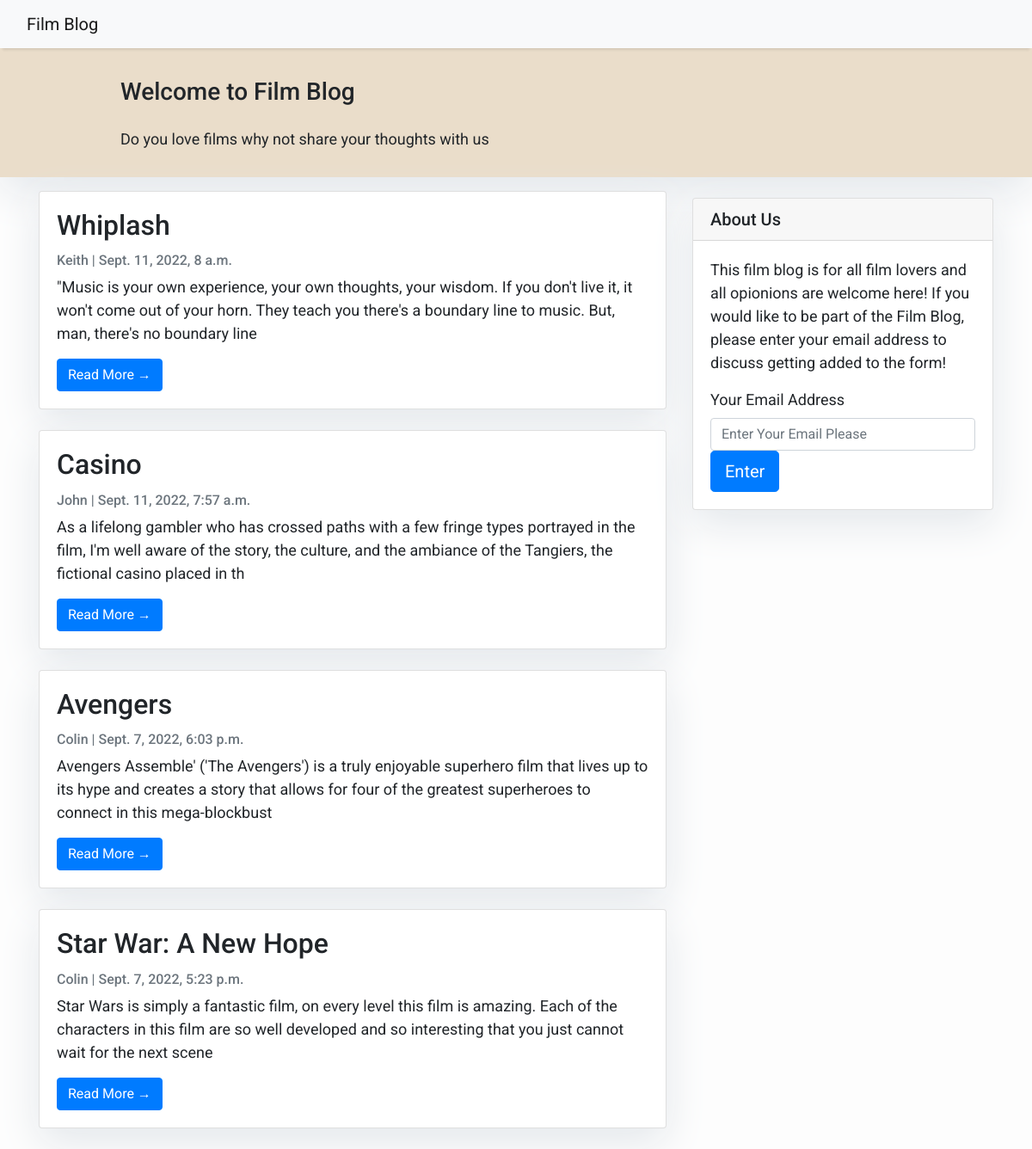
The app's page /, older data.
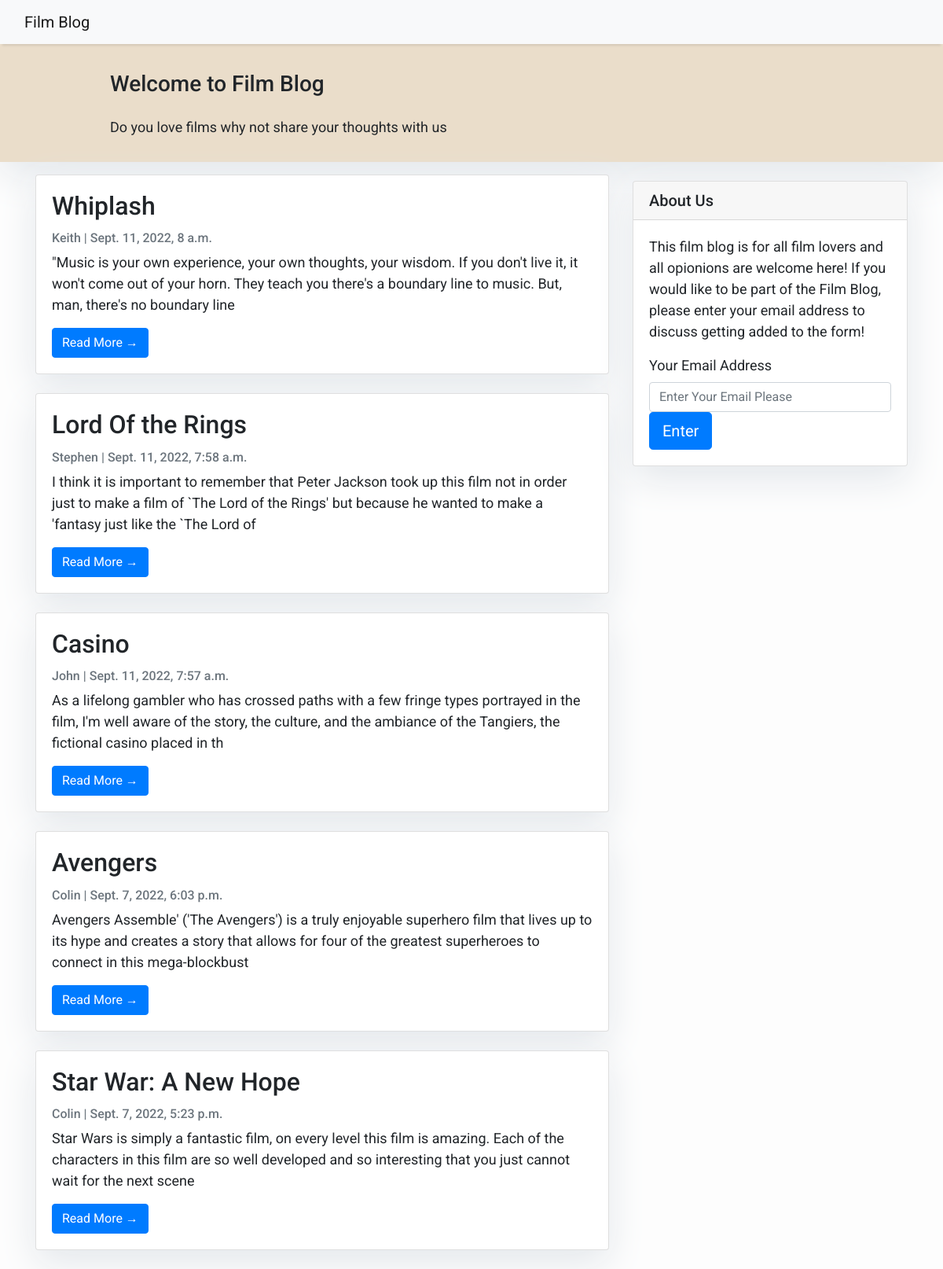
The same page, newer data.
### blog/models.py (models this page shows, shortened)
class Post(models.Model):
    film_title = models.CharField(max_length=200, unique=True, null=True)
    slug = models.SlugField(max_length=200, unique=True, null=True)
    blogger = models.ForeignKey(User, on_delete=models.CASCADE, related_name='blog_posts', null=True)
    director = models.CharField(max_length=200, unique=True, null=True)
    actor = models.CharField(max_length=200, unique=True, null=True)
    updated_on = models.DateTimeField(auto_now=True, null=True)
    content = models.TextField()
    created_on = models.DateTimeField(auto_now_add=True, null=True)
    status = models.IntegerField(choices=STATUS, default=0)
    class Meta:
        ordering = ['-created_on']

### blog/views.py (the view)
# urls.py: path('', views.ListPost.as_view(), name='home'),
class ListPost(generic.ListView):
    queryset = Post.objects.filter(status=1).order_by('-created_on')
    template_name = 'index.html'

### blog/templates/index.html (shortened to what this page needs)
{% extends "base.html" %}
{% block content %}
<header class="masthead">
    <div class="container">
        <div class="row">
            <div class=" col-md-8 col-md-10 mx-auto">
                <div class="site-heading">
                    <h3 class=" site-heading my-4 mt-3 text-black"> Welcome to Film Blog </h3>
                    <p class="text-black">Do you love films why not share your thoughts with us &nbsp
                    </p>
                </div>
            </div>
        </div>
    </div>
</header>
<div class="container">
    <div class="row">
        <div class="col-md-8 mt-3 left">
            {% for post in post_list %}
            <div class="card mb-4">
                <div class="card-body">
                    <h2 class="card-title">{{ post.film_title }}</h2>
                    <p class="card-text text-muted h6">{{ post.blogger }} | {{ post.created_on}} </p>
                    <p class="card-text">{{post.content|slice:":200" }}</p>
                    <a href="{% url 'details_post' post.slug  %}" class="btn btn-primary">Read More &rarr;</a>
                </div>
            </div>
            {% endfor %}
        </div>
        {% block about %} {% include 'about.html' %} {% endblock about %}
    </div>
</div>
{%endblock%}

Row changes from the older to the newer data that the page shows:
now on this page (row edited): Post: film_title "Lord Of the Rings", blogger "Stephen", created_on "Sept. 11, 2022, 7:58 a.m.", content "I think it is important to remember that Peter Jackson took up this film not in order just to make a film of `The Lord of the Rings' but because he wanted to make a 'fantasy just like the `The Lord of"
